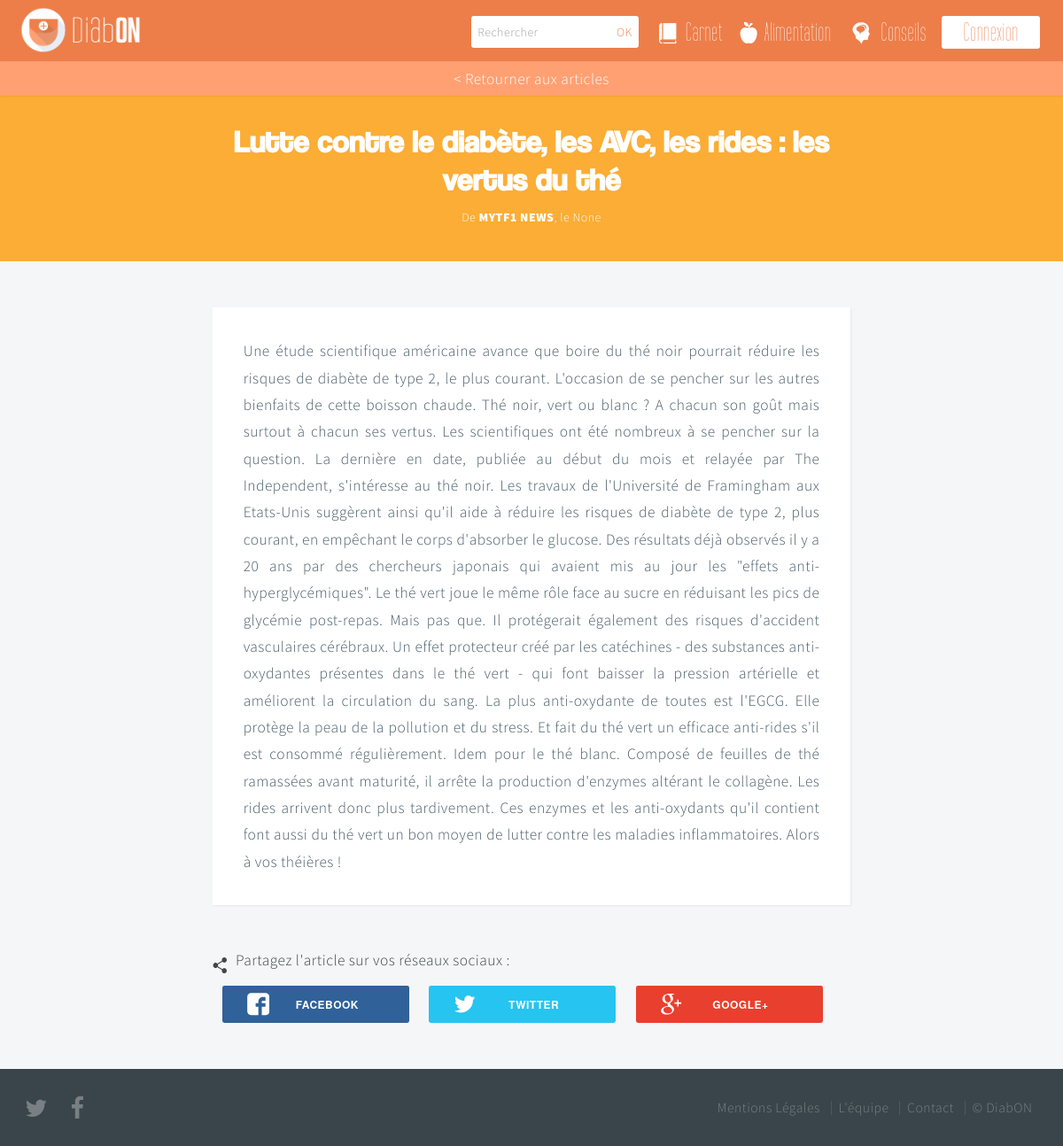
The page /conseils/lutte_contre_le_diabete_les_avc_les_rides_les_vertus_du_the/ on the database its author committed.
### core/models.py (models this page shows, shortened)
class Article(models.Model):
	title = models.CharField(max_length=100)
	author = models.CharField(max_length=42)
	content= models.TextField(null=True)
	date = models.DateTimeField(auto_now_add=True, auto_now=False, verbose_name="Date de parution")
	slug = models.SlugField(max_length=100, default='null')
	category_article = models.ForeignKey('Categoryarticle')

### core/views.py (the view)
# urls.py: url(r'^conseils/(?P<slug>[\w-]+)/$', 'core.views.article_details', name='articledetails'),
def article_details(request, slug):
	article = Article.objects.get(slug=slug)
	return render_to_response('article_details.html', {'article': article})

### templates/article_details.html (shortened to what this page needs)
{% extends "layout/base.html" %}
{% block content %}
    <section id="header-article" class="main style3 dark">
        <div class="content container 75%">
            <header>
                <h2>{{article.title}}</h2>
                <p>De <strong>{{article.author}}</strong>, le {{article.date}}</p>
            </header>
        </div>
    </section>
    <section id="work" class="main style3 secondary article">
        <div class="content container">
            <a class="retour-conseils" href={% url 'conseils' %}>< Retourner aux articles</a>
                <div class="box container 75% article">
                    {{article.content}}
                </div>
                <div class="container 50% btn-share">
                    <img src="/static/images/share.png" alt="Partager" /><p>Partagez l'article sur vos réseaux sociaux :</p>
                    <ul class="rrssb-buttons clearfix">
                        <li class="rrssb-facebook">
                            <a target="_blank" href="https://www.facebook.com/sharer/sharer.php?u=http://briceberthelot.alwaysdata.net/conseils/{{article.slug}}" class="popup">
                                <span class="rrssb-icon">
                                </span>
                                <span class="rrssb-text">Facebook</span>
                            </a>
                        </li>
                        <li class="rrssb-twitter">
                            <a target="_blank" href="http://twitter.com/home?status=@DiabON%20-%20{{article.title}}%20http://briceberthelot.alwaysdata.net/conseils/{{article.slug}}" class="popup">
                                <span class="rrssb-icon">
                                </span>
                                <span class="rrssb-text">Twitter</span>
                            </a>
                        </li>
                        <li class="rrssb-googleplus">
                            <a target="_blank" href="https://plus.google.com/share?url=DiabON%20-%20{{article.title}}%20http://briceberthelot.alwaysdata.net/conseils/{{article.slug}}" class="popup">
                                <span class="rrssb-icon">
                                </span>
                                <span class="rrssb-text">Google+</span>
                            </a>
                        </li>
                    </ul>
                </div>
        </div>
    </section>
{% endblock content %}

### static/css/skel.css (style rules this page uses)
html,body,div,span,applet,object,iframe,h1,h2,h3,h4,h5,h6,p,blockquote,pre,a,abbr,acronym,address,big,cite,code,del,dfn,em,img,ins,kbd,q,s,samp,small,strike,strong,sub,sup,tt,var,b,u,i,center,dl,dt,dd,ol,ul,li,fieldset,form,label,legend,table,caption,tbody,tfoot,thead,tr,th,td,article,aside,canvas,details,embed,figure,figcaption,footer,header,hgroup,menu,nav,output,ruby,section,summary,time,mark,audio,video { margin:0;padding:0;border:0;font-size:100%;font:inherit;vertical-align:baseline; }
article,aside,details,figcaption,figure,footer,header,hgroup,menu,nav,section { display:block; }
body { line-height:1; }
ol,ul { list-style:none; }
body { -webkit-text-size-adjust:none }
*, *:before, *:after { -moz-box-sizing: border-box; -webkit-box-sizing: border-box; box-sizing: border-box; }
.container { margin-left: auto; margin-right: auto; width: 1200px; }
.container.\37 5\25 { width: 900px; }
.container.\35 0\25 { width: 600px; }

### static/css/style.css (style rules this page uses)
body { background: #fff; }
body,input,textarea,select { font-family: 'Source Sans Pro', sans-serif; font-weight: 300; font-size: 18pt; line-height: 1.75em; color: #39454b; letter-spacing: 0.5px; }
h1,h2,h3,h4,h5,h6 { font-weight: 900; color: inherit; }
h2 { font-family: 'kenyan_coffeeregular'; font-size: 2.7em; letter-spacing: 0; line-height: 1.25em; }
strong, b { font-weight: 900; color: inherit; }
a { color: #98c593; -moz-transition: all 0.2s ease-in-out, color 0.2s ease-in-out; -webkit-transition: all 0.2s ease-in-out, color 0.2s ease-in-out; -o-transition: all 0.2s ease-in-out, color 0.2s ease-in-out; -ms-transition: all 0.2s ease-in-out, color 0.2s ease-in-out; transition: all 0.2s ease-in-out, color 0.2s ease-in-out; }
p, ul, ol, dl, table { margin-bottom: 1em; }
header { margin-bottom: 1em; }
header p { display: block; margin: 1em 0 0 0; padding: 0 0 0.5em 0; }
section, article { margin-bottom: 3em; }
section > :last-child, article > :last-child { margin-bottom: 0; }
section > .content > :last-child, article > .content > :last-child { margin-bottom: 0; }
.box { background: #fff; color: #455a64; padding: 2em; box-shadow: 1px 1px 2px #e6e6e6; }
.main { position: relative; margin: 0; overflow-x: hidden; }
.main.style3 { text-align: center; padding: 6em 0 6em 0; }
.main.style3 .content > header { margin-bottom: 2em; }
.main.style3.secondary { background: #f5f6f7; }
.dark { color: #fff; }
body { padding-top: 4em; }
#header-article { background: #ee7f4a; background-size: 256px 256px, cover; background-attachment: fixed, fixed; background-position: top left, center center; padding: 4em 0 2em; }
#header-article header { margin-bottom: 0; }
#header-article header p { font-size: 0.8em; line-height: 1em; }
#header-article h2 { font-family: 'coolveticaregular'; font-size: 2em; letter-spacing: inherit; }
#work.article .article { text-align: justify; }
#work.article { padding-top: 3em; padding-bottom: 3em; }
.article p { text-align: justify; line-height: 1.25em; }
.container.btn-share { width: 75% !important; }
ul.rrssb-buttons li { width: 30% !important; }
.btn-share { margin-top: 3em; }
.btn-share img { width: 1em !important; margin-top: 0.4em; float: left; margin-right: 0.5em; }

### static/css/style-wide.css (style rules this page uses)
body,input,textarea,select { font-size: 17pt; }

### static/css/style-normal.css (style rules this page uses)
body,input,textarea,select { font-size: 15pt; }

### static/css/page-alimentation.css (style rules this page uses)
body { padding-top: 8em; }

### static/css/page-carnet.css (style rules this page uses)
body { padding-top: 8em; }

### static/css/style-narrow.css (style rules this page uses)
body,input,textarea,select { font-size: 13pt; }

### rows shown on the page
Article: title "Lutte contre le diabète, les AVC, les rides : les vertus du thé", author "MYTF1 NEWS", date "None", content "Une étude scientifique américaine avance que boire du thé noir pourrait réduire les risques de diabète de type 2, le plus courant. L'occasion de se pencher sur les autres bienfaits de cette boisson chaude. Thé noir, vert ou blanc ? A chacun son goût mais surtout à chacun ses vertus. Les scientifiques ont été nombreux à se pencher sur la question. La dernière en date, publiée au début du mois et relayée par The Independent, s'intéresse au thé noir. Les travaux de l'Université de Framingham aux Etats-Unis suggèrent ainsi qu'il aide à réduire les risques de diabète de type 2, plus courant, en empêchant le corps d'absorber le glucose. Des résultats déjà observés il y a 20 ans par des chercheurs…"
